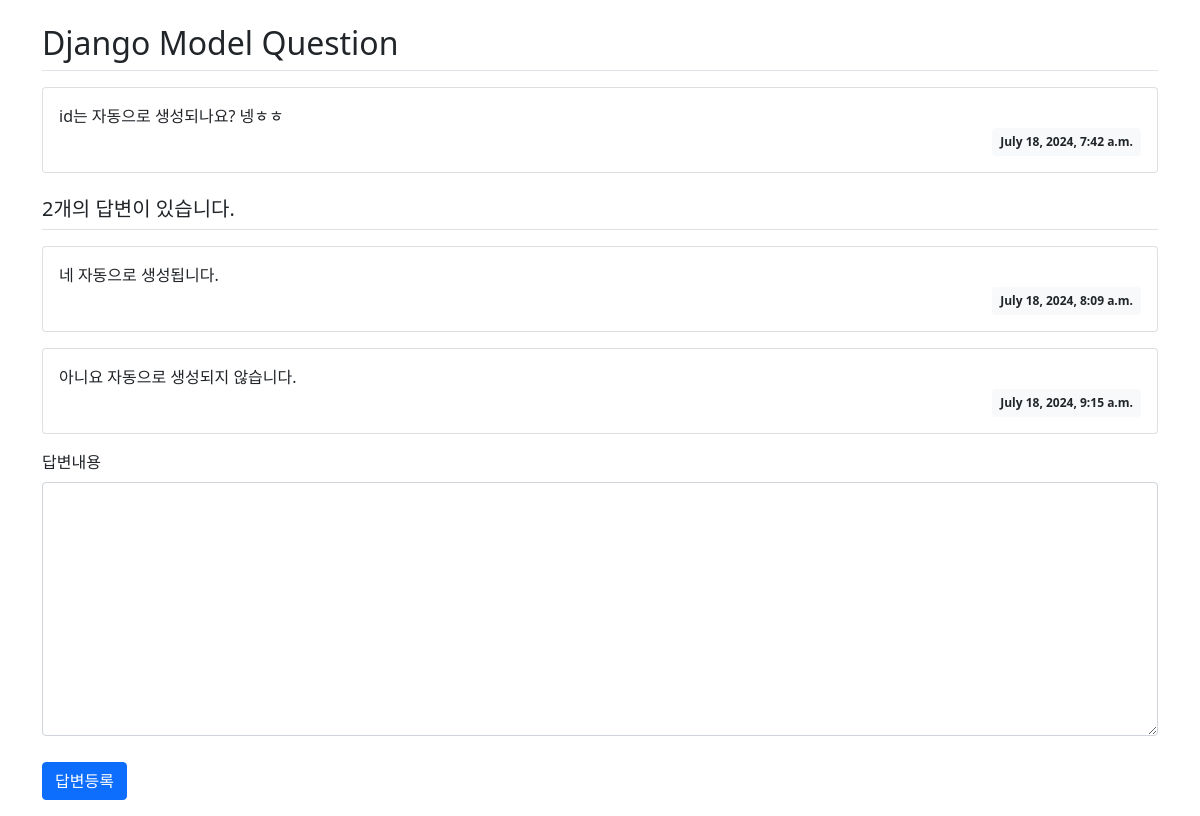
Screenshot of /pybo/2/ with the database file from the repository.
### pybo/models.py (models this page shows, shortened)
class Question(models.Model):
    subject = models.CharField(max_length=200)
    content = models.TextField()
    create_date = models.DateTimeField()

class Answer(models.Model):
    question = models.ForeignKey(Question, on_delete=models.CASCADE)
    content = models.TextField()
    create_date = models.DateTimeField()

### pybo/views.py (the view)
# urls.py: path('<int:question_id>/', views.detail, name='detail'),
def detail(request, question_id):
    question = get_object_or_404(Question, pk=question_id)
    context = {'question': question}
    return render(request, 'pybo/question_detail.html', context)

### templates/pybo/question_detail.html (shortened to what this page needs)
{% extends 'base.html' %}
{% block content %}
<div class="container my-3">
    <h2 class="border-bottom py-2">{{ question.subject }}</h2>
    <div class="card my-3">
        <div class="card-body">
            <div class="card-text" style="white-space: pre-line;">{{ question.content }}</div>
            <div class="d-flex justify-content-end">
                <div class="badge bg-light text-dark p-2">
                    {{ question.create_date }}
                </div>
            </div>
        </div>
    </div>
    <h5 class="border-bottom my-3 py-2">{{question.answer_set.count}}개의 답변이 있습니다.</h5>
    {% for answer in question.answer_set.all %}
    <div class="card my-3">
        <div class="card-body">
            <div class="card-text" style="white-space: pre-line;">{{ answer.content }}</div>
            <div class="d-flex justify-content-end">
                <div class="badge bg-light text-dark p-2">
                    {{ answer.create_date }}
                </div>
            </div>
        </div>
    </div>
    {% endfor %}
    <form action="{% url 'pybo:answer_create' question.id %}" method="post" class="my-3">
        <div class="mb-3">
            <label for="content" class="form-label">답변내용</label>
            <textarea name="content" id="content" class="form-control" rows="10"></textarea>
        </div>
        <input type="submit" value="답변등록" class="btn btn-primary">
    </form>
</div>
{% endblock %}

### templates/base.html (shortened to what this page needs)
{% load static %}
<!doctype html>
<html lang="ko">
<head>
    <link rel="stylesheet" type="text/css" href="{% static 'bootstrap.min.css' %}">
    <link rel="stylesheet" type="text/css" href="{% static 'style.css' %}">
</head>
<body>
{% block content %}
{% endblock %}
</body>
</html>

### static/style.css (style rules this page uses)
textarea { width:100%; }
input[type=submit] { margin-top:10px; }

### rows the page displays
Question: subject "Django Model Question", content "id는 자동으로 생성되나요? 넹ㅎㅎ", create_date "July 18, 2024, 7:42 a.m.", answer_set.count "2"
Answer: content "네 자동으로 생성됩니다.", create_date "July 18, 2024, 8:09 a.m."
Answer: content "아니요 자동으로 생성되지 않습니다.", create_date "July 18, 2024, 9:15 a.m."
